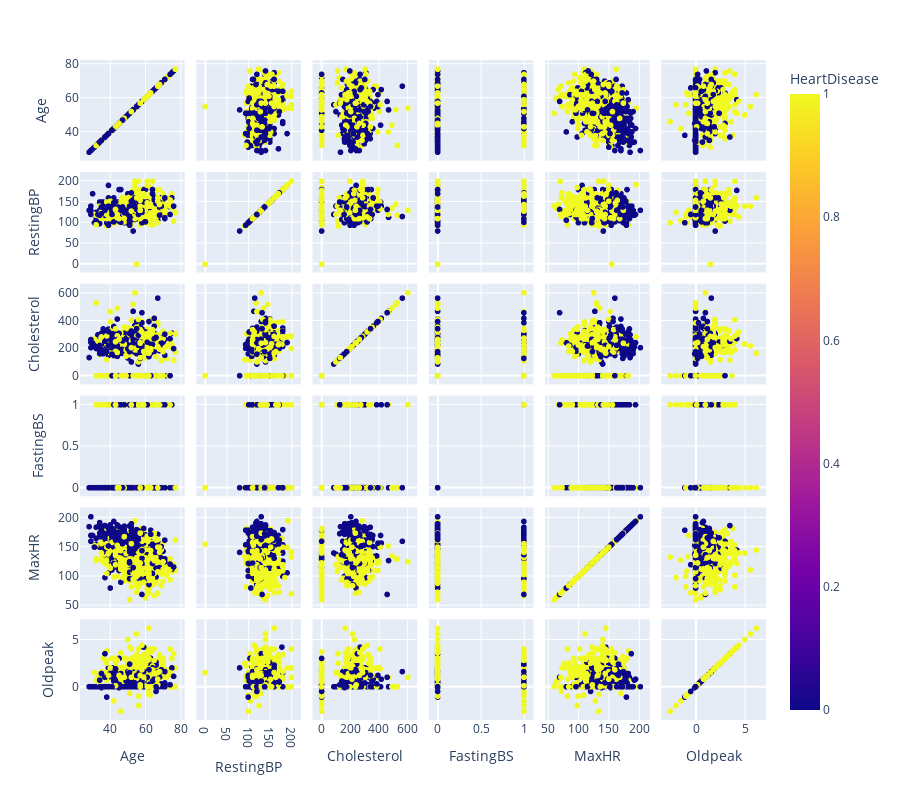

Notebook code cell kept with this figure:
### Code cell
numeric_columns = dataframe.select_dtypes(include=['number'])
numeric_columns_clean = numeric_columns.drop('HeartDisease', axis = 1)

graph = px.scatter_matrix(numeric_columns, dimensions=numeric_columns_clean, color = 'HeartDisease', height=800)
graph.show()

### Figure 1 — Plotly figure (JSON) as saved in the notebook; plotly's stock layout.template omitted (floating-point values rounded to 4 significant figures; data arrays with more than 128 entries replaced by an {"elided": "..."} marker saying what was removed)
{"data": [{"dimensions": [{"axis": {"matches": true}, "label": "Age", "values": {"elided": "918 int values"}}, {"axis": {"matches": true}, "label": "RestingBP", "values": {"elided": "918 int values"}}, {"axis": {"matches": true}, "label": "Cholesterol", "values": {"elided": "918 int values"}}, {"axis": {"matches": true}, "label": "FastingBS", "values": {"elided": "918 int values"}}, {"axis": {"matches": true}, "label": "MaxHR", "values": {"elided": "918 int values"}}, {"axis": {"matches": true}, "label": "Oldpeak", "values": {"elided": "918 float values"}}], "hovertemplate": "%{xaxis.title.text}=%{x}<br>%{yaxis.title.text}=%{y}<br>HeartDisease=%{marker.color}<extra></extra>", "legendgroup": "", "marker": {"color": {"elided": "918 int values"}, "coloraxis": "coloraxis", "symbol": "circle"}, "name": "", "showlegend": false, "type": "splom"}], "layout": {"coloraxis": {"colorbar": {"title": {"text": "HeartDisease"}}, "colorscale": [[0, "#0d0887"], [0.1111, "#46039f"], [0.2222, "#7201a8"], [0.3333, "#9c179e"], [0.4444, "#bd3786"], [0.5556, "#d8576b"], [0.6667, "#ed7953"], [0.7778, "#fb9f3a"], [0.8889, "#fdca26"], [1, "#f0f921"]]}, "dragmode": "select", "height": 800, "legend": {"tracegroupgap": 0}, "margin": {"t": 60}}}
